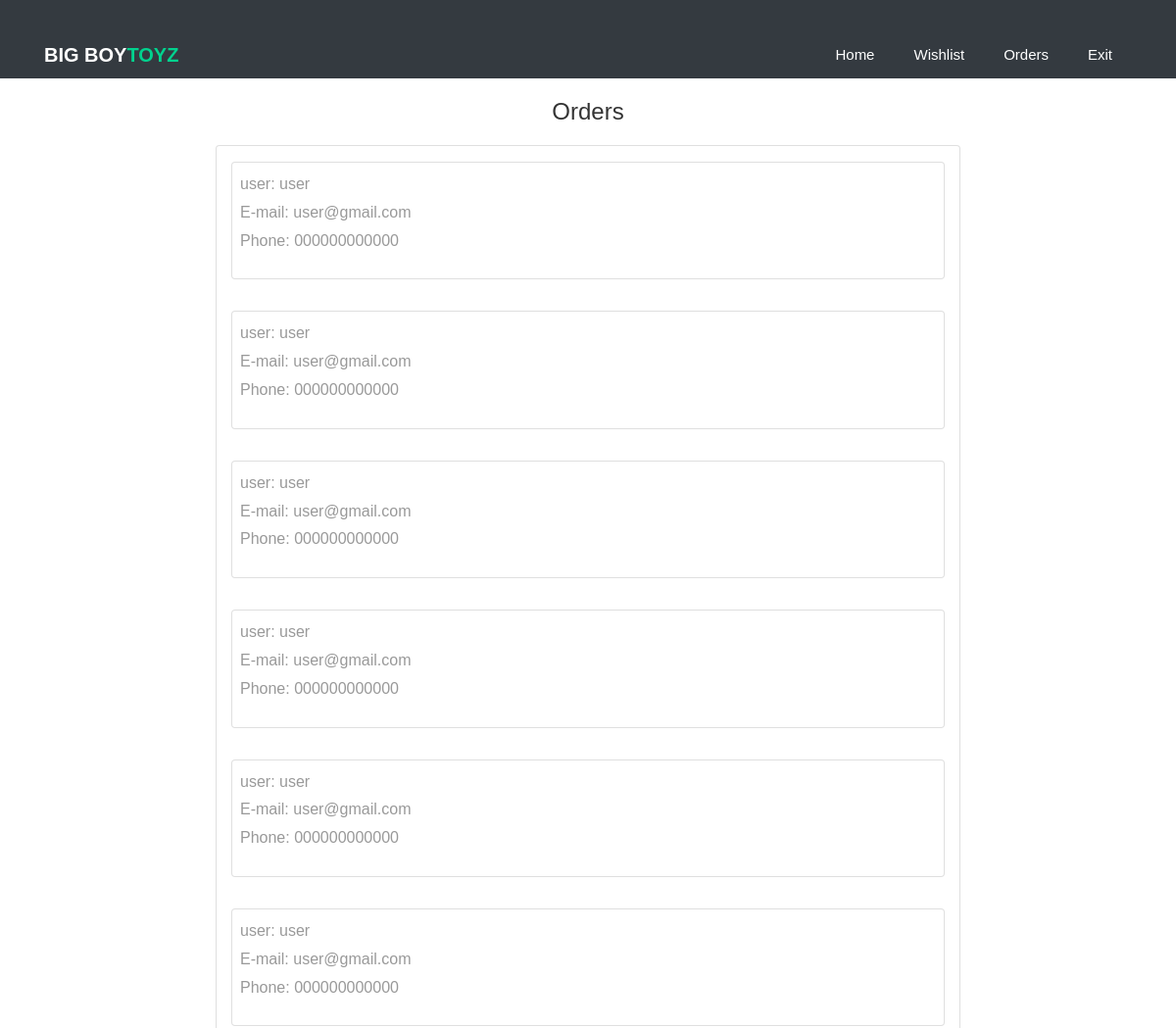
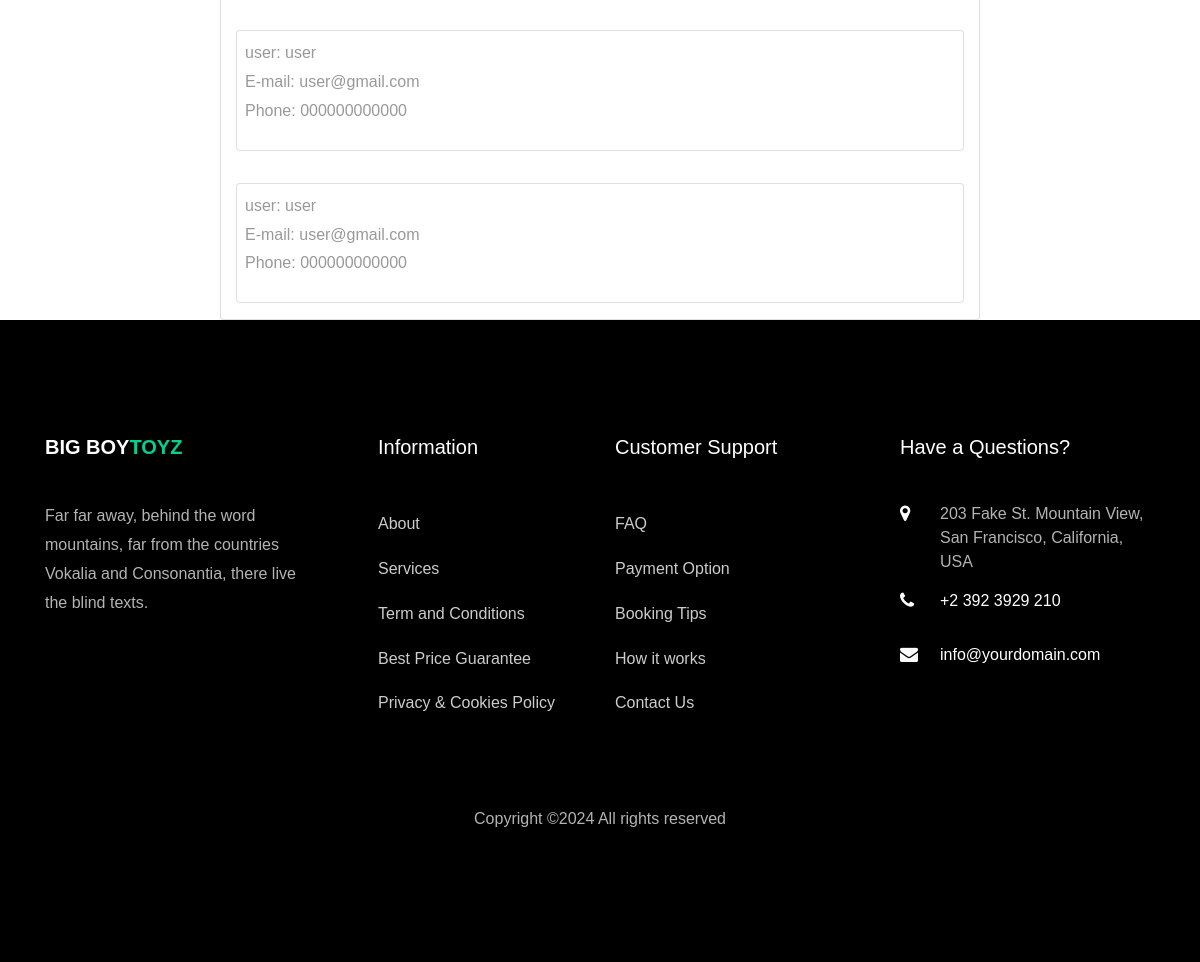
/summary/ (signed in), run on the app's committed database (2 pictures, top to bottom).
### royaldrive/models.py (models this page shows)
class Order(models.Model):
    user_object=models.ForeignKey(User,on_delete=models.CASCADE,related_name="purchase")
    phone=models.CharField(max_length=12)
    email=models.CharField(max_length=200,null=True)
    is_paid=models.BooleanField(default=False)
    order_id=models.CharField(max_length=200,null=True)
    option=(
        ("booked","booked"),
        ("delivered","delivered"),
        ("cancelled","cancelled")
    )
    status=models.CharField(max_length=200,choices=option,default="booked")
    @property
    def get_order_items(self):
        return self.purchaseitems.all()

### royaldrive/views.py (the view)
# urls.py: path("summary/",views.Order_summaryView.as_view(),name="summary"),
@method_decorator([SigninRequired,never_cache],name="dispatch")
class Order_summaryView(View):
    def get(self,request,*args,**kwargs):
        qs=Order.objects.filter(user_object=request.user).exclude(status="cancelled")
        return render (request,"summary1.html",{"data":qs})

### royaldrive/templates/summary1.html (shortened to what this page needs)
{%extends 'base.html'%}
{%load static%}
{%block main_block%}
<div class="bg-dark" style="height: 80px;"> </div>
<div class="row mt-3">
  <div class="col-4"></div>
  <div class="col-4 text-center"><h4>Orders</h4></div>
  <div class="col-4"></div>
</div>
{%if data%}
<div class="container">
  <div class="row mt-2  ms-3">
    <div class="col-2 "> </div>
    <div class="col-8 card">
       {%for o in data%}
       <div class="card mt-3 ms-3 mb-3 p-2" style="max-width: 100%;">
        <span class="text-black">
           user: {{o.user_object}}
        </span>
          E-mail: {{o.email}}
        <p>
          Phone: {{o.phone}}
        </p>
       </div>
       {%endfor%}
    </div>
    <div class="col-2">
</div>
</div>
</div>
{%endif%}
{%endblock%}

### data on the page
Order: user_object "user", email "user@gmail.com", phone "000000000000"
Order: user_object "user", email "user@gmail.com", phone "000000000000"
Order: user_object "user", email "user@gmail.com", phone "000000000000"
Order: user_object "user", email "user@gmail.com", phone "000000000000"
Order: user_object "user", email "user@gmail.com", phone "000000000000"
Order: user_object "user", email "user@gmail.com", phone "000000000000"
Order: user_object "user", email "user@gmail.com", phone "000000000000"
Order: user_object "user", email "user@gmail.com", phone "000000000000"
